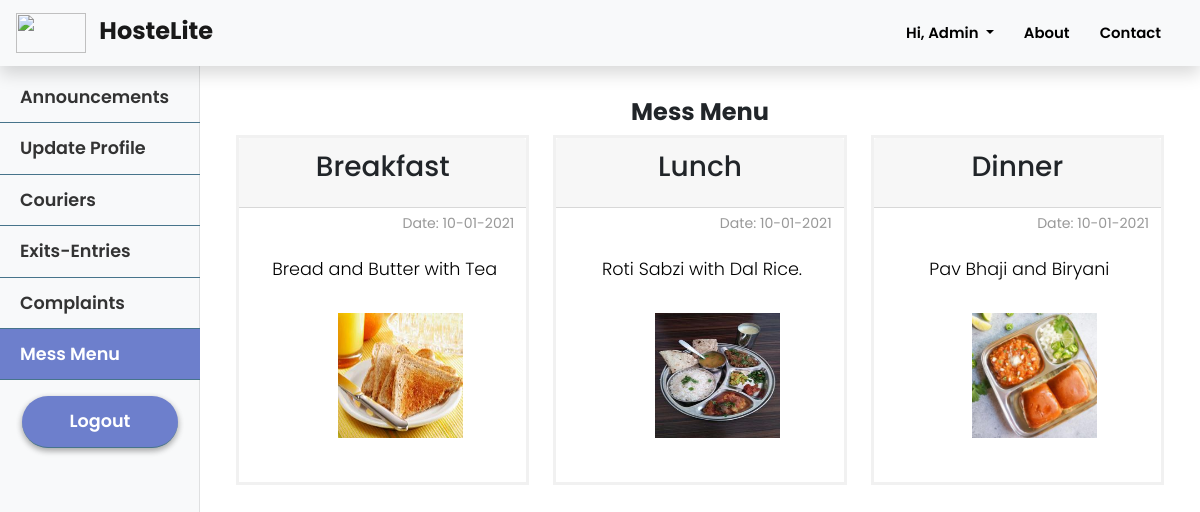
Page /cr/mess (signed in) on the committed database.
### hostelmanagement/models.py (models this page shows, shortened)
class User(db.Model, UserMixin):
    id = db.Column(db.Integer, primary_key=True)
    college_id = db.Column(db.String(9), unique=True, nullable=False)
    firstname = db.Column(db.String(20), nullable=False)
    lastname = db.Column(db.String(20), nullable=False)
    email = db.Column(db.String(120), unique=True, nullable=False)
    password = db.Column(db.String(60), nullable=False)
    phone = db.Column(db.String(10), unique=True, nullable=False)
    address = db.Column(db.Text, nullable=False)
    course = db.Column(db.String(20),nullable=True)
    department = db.Column(db.String(20), nullable=True)
    user_type = db.Column(db.Integer, nullable = False, default=1)
    room_no = db.Column(db.Integer, nullable = True)
    announcements = db.relationship('Announcement', backref='author', lazy=True)
    complaints = db.relationship('Complaint', backref='author', lazy=True)
    mess_menu = db.relationship('MessMenu', backref='author', lazy=True)
    courier = db.relationship('Courier', backref='user', lazy=True)
    exitentry = db.relationship('ExitEntry', backref='user', lazy=True)
    visitor = db.relationship('Visitor', backref='user', lazy=True)

class MessMenu(db.Model):
    id = db.Column(db.Integer, primary_key = True)
    user_id = db.Column(db.Integer, db.ForeignKey('user.id'), nullable = False)
    type_of_meal = db.Column(db.String(100), nullable = False)
    menu = db.Column(db.Text, nullable = False)
    image = db.Column(db.String(20), nullable = False, default = 'food.jpg')
    date_posted = db.Column(db.DateTime, nullable = False, default = datetime.utcnow)

### hostelmanagement/routes.py (the view)
@app.route("/cr/mess")
@login_required
def cr_mess_menu():
    messMenu = MessMenu.query.all()
    return render_template('cr/mess_menu.html', title = 'Mess Menu', messMenu = messMenu)

### hostelmanagement/models.py (called while the page is built)
@login_manager.user_loader
def load_user(user_id):
    return User.query.get(int(user_id))

### hostelmanagement/templates/cr/mess_menu.html
{% extends 'cr/cr_layout.html' %}
{% block cr_menu %}active{% endblock %}
{% block cr_content %}
    <h4 class="mb-2 font-weight-bold" style="text-align: center; padding-top: 20px;">Mess Menu</h4>
    <div class="card-deck grid-mess ml-2 mr-2">
        {% for item in messMenu %}
            <div class="card-mess ml-1 mr-1">
                <div class="card-header">
                    <h3 style="text-align: center;" class="card-title">{{ item.type_of_meal }}</h3>
                </div>
                <div class="card-body" style="padding-top: 0px;">
                    <p style="text-align: right;"><small>Date: {{item.date_posted.strftime('%d-%m-%Y')}}</small></p>
                    <p style="color: black; text-align: center;">{{item.menu}}</p>
                </div>
                <div style="margin:auto;" class="col-md-5"><img width=125px height=125px src="{{ url_for('static', filename='menu_pics/' + item.image) }}" alt="food"></div>
            </div>
        {% endfor %}
    </div>
{% endblock %}

### hostelmanagement/templates/layout.html (shortened to what this page needs)
<!DOCTYPE html>
<html>
<head>
    <link rel="stylesheet" href="https://cdn.jsdelivr.net/npm/bootstrap@4.5.3/dist/css/bootstrap.min.css">
    <link rel='stylesheet' href="{{ url_for('static', filename='style.css') }}">
    <link rel="stylesheet" href="https://use.fontawesome.com/releases/v5.8.1/css/all.css"
 />
</head>
<body>
    <section id="landingPage">
        <nav class="navbar sticky-top shadow navbar-expand-lg navbar-light bg-light">
            <a class="navbar-brand col-md-3 col-lg-2 mr-0 pl-0 pr-0" href="{{url_for('index')}}">
                <img src="https://cdn.logo.com/hotlink-ok/logo-social.png" width="70" height="40" class="d-inline-block align-top" alt="" loading="lazy">
                <strong class="pl-2 mt-2" style="font-size:1.2em;">HosteLite</strong>
            </a>
            <ul class='navbar-nav ml-auto mr-2'>
                {% if not current_user.is_authenticated %}
                    <li class="nav-item">
                        <a class="nav-link" href="{{ url_for('about') }}">About</a>
                    </li>
                    <li class="nav-item">
                        <a class="nav-link" href="{{ url_for('contact') }}">Contact</a>
                    </li>
                    <li class="nav-item">
                        <a class="nav-link" href="{{ url_for('login') }}">Log In</a>
                    </li>
                    <li class="nav-item">
                        <a class="nav-link toButton pl-15 pr-15" style="color: white; font-weight: 600" href="{{ url_for('application') }}">Apply Now</a>
                    </li>
                {% else %}
                    <li class="nav-item dropdown">
                        <a class="nav-link dropdown-toggle" href="#" id="navbarDropdown" role="button" data-toggle="dropdown" aria-haspopup="true" aria-expanded="false">
                            Hi, {{ current_user.firstname }}
                        </a>
                    </li>
                    <li class="nav-item">
                        <a class="nav-link" href="{{ url_for('about') }}">About</a>
                    </li>
                    <li class="nav-item">
                        <a class="nav-link" href="{{ url_for('contact') }}">Contact</a>
                    </li>
                {% endif %}
            </ul>
        </nav>
    </section>
    {% block content %}
    {% endblock %}
</body>
</html>

### hostelmanagement/static/style.css (style rules this page uses)
* { margin: 0; padding: 0; font-family: "Poppins", sans-serif; font-size: 16px; box-sizing: border-box; }
body { padding-top: 70px; overflow-x:hidden; scroll-behavior: smooth; }
#landingPage nav { position: fixed; width: 100%; opacity: 1; background-color: rgba(255, 255, 255); }
#landingPage nav ul a { font-size: 0.93em; font-weight: 600; text-decoration: none; padding: 10px 15px; text-align: center; color: #000; }
p { font-family: 'Poppins', sans-serif; font-size: 1.1em; font-weight: 300; line-height: 1.7em; color: #999; }
.grid-mess { display: grid; grid-template-columns: repeat(3, 1fr); gap: 16px; }
.card-mess { height: 350px; border: 3px solid #f1f1f1; }
.card-body { padding: 0.75rem; padding-left: 1rem; }

### rows in the picture
User: firstname "Admin"
MessMenu: type_of_meal "Breakfast", date_posted "10-01-2021", menu "Bread and Butter with Tea", image (picture)
MessMenu: type_of_meal "Lunch", date_posted "10-01-2021", menu "Roti Sabzi with Dal Rice.", image (picture)
MessMenu: type_of_meal "Dinner", date_posted "10-01-2021", menu "Pav Bhaji and Biryani", image (picture)
